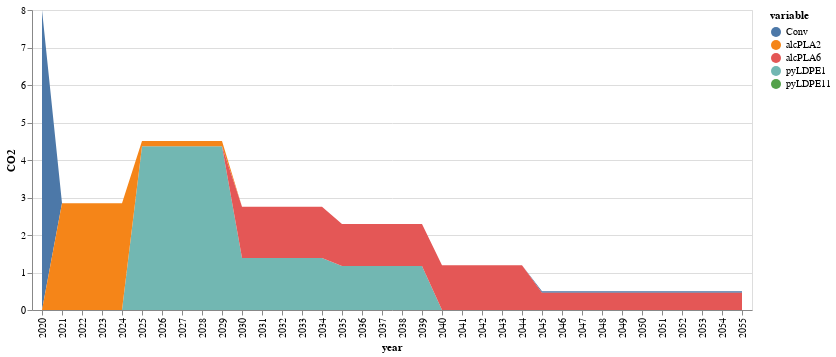

Here is the notebook cell this chart was saved with:
### Code cell
#only for this result

function conventional(t)
    return initial[1,3]*(1-sum(JuMP.values.(xk)[k,t] for k in 1:nrow(compromise)))
end

function innovation(k1,t)
    return sum(JuMP.values.(xk)[k,t]*(co2fac[k,t]) for k=k1:k1)
end

conv=zeros(51)

conv[1]=initial[1,3]
inn_co2=zeros(nrow(compromise),51)

for k in 1:nrow(compromise)
    inn_co2[k,1]=0
end
j=0
for t in 2:51
    if 0 ≤ t ≤ 5
        j=1
    elseif 6 ≤ t ≤ 10
        j=2
    elseif 6 ≤ t ≤ 10
        j=3
    elseif 11 ≤ t ≤ 15
        j=4
    elseif 16 ≤ t ≤ 20
        j=5
    elseif 21 ≤ t ≤ 25
        j=6
    else
        j=7
    end
        
    conv[t]=conventional(j)
    for k in 1:nrow(compromise)
        inn_co2[k,t]=innovation(k,j)
    end
end
#conv[1:5].=initial[1,3]

sNames = ["conv","inn1","inn2","inn3","inn4","inn5","inn6","inn7","inn8","inn9","inn10"]
xLabels = []
for i in 2020:2070
    push!(xLabels,string(i))
end

#df = DataFrame(year=xLabels, conv=conv, inn1=inn_co2[1,:],inn2=inn_co2[2,:],inn3=inn_co2[3,:],inn4=inn_co2[4,:],
#        inn5=inn_co2[5,:],inn6=inn_co2[6,:],inn7=inn_co2[7,:],inn8=inn_co2[8,:],inn9=inn_co2[9,:],inn10=inn_co2[10,:])
df = DataFrame(vcat(conv',inn_co2)',:auto)


df=df[1:36,:]

df=df[!, any.(>(0), eachcol(df))]
df[!,:year]=xLabels[1:36]
rename!(df,[:x1,:x93,:x218,:x222] .=> [:Conv,:pyLDPE1,:alcPLA2,:alcPLA6])
df[!,:pyLDPE11]=zeros(36)


co2_inn=df |> stack |> @vlplot(:area, x=:year, y={:value, stack=:zero, title="CO2"}, color="variable:n",legend=:sNames) 

#save("./result-case-roadmap/co2-roadmap.svg", co2_inn)
co2_inn

### Figure 1 — Vega-Lite specification as saved in the notebook (floating-point values rounded to 4 significant figures; data arrays with more than 128 entries replaced by an {"elided": "..."} marker saying what was removed)
{"data": {"values": {"elided": "180 records"}}, "encoding": {"color": {"field": "variable", "type": "nominal"}, "x": {"field": "year"}, "y": {"field": "value", "stack": "zero", "title": "CO2", "type": "quantitative"}}, "legend": "sNames", "mark": "area"}
